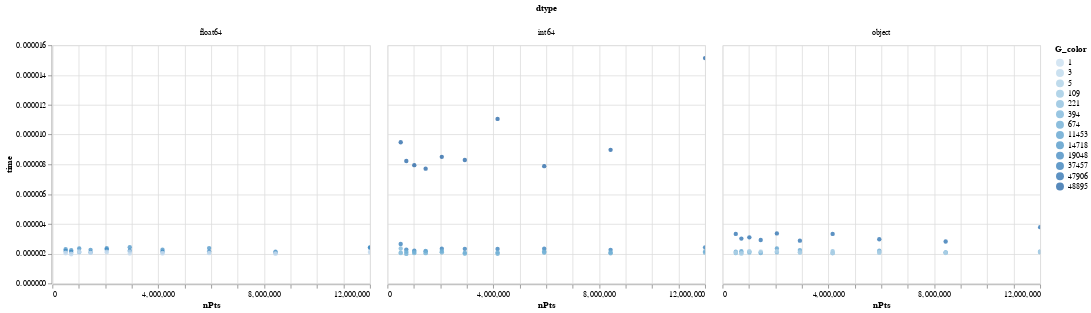

Notebook source saved alongside this figure:
### Code cell
import altair as alt

alt.Chart(df).mark_circle().encode(
    y = "time",
    x = "nPts",
    color = alt.Color("G_color",type="ordinal"),
    column = alt.Column("dtype",type="nominal"),
).interactive()

### Figure 1 — Vega-Lite specification as saved in the notebook (floating-point values rounded to 4 significant figures; data arrays with more than 128 entries replaced by an {"elided": "..."} marker saying what was removed)
{"config": {"view": {"continuousWidth": 400, "continuousHeight": 300}}, "data": {"name": "data-9c56d104519f41ac7cb9a688e9add594"}, "mark": "circle", "encoding": {"color": {"type": "ordinal", "field": "G_color"}, "column": {"type": "nominal", "field": "dtype"}, "x": {"type": "quantitative", "field": "nPts"}, "y": {"type": "quantitative", "field": "time"}}, "selection": {"selector032": {"type": "interval", "bind": "scales", "encodings": ["x", "y"]}}, "$schema": "https://vega.github.io/schema/vega-lite/v4.8.1.json", "datasets": {"data-9c56d104519f41ac7cb9a688e9add594": {"elided": "140 records"}}}
